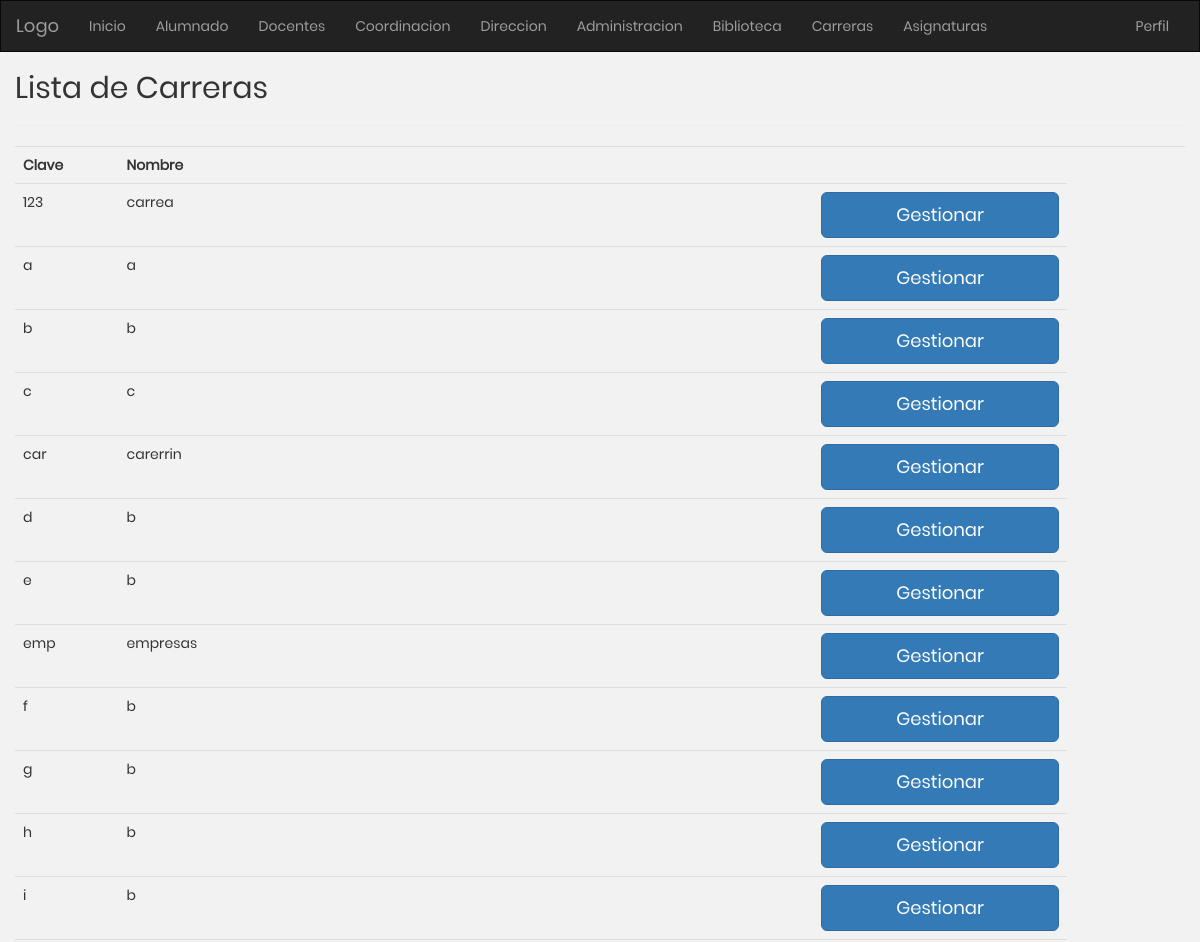
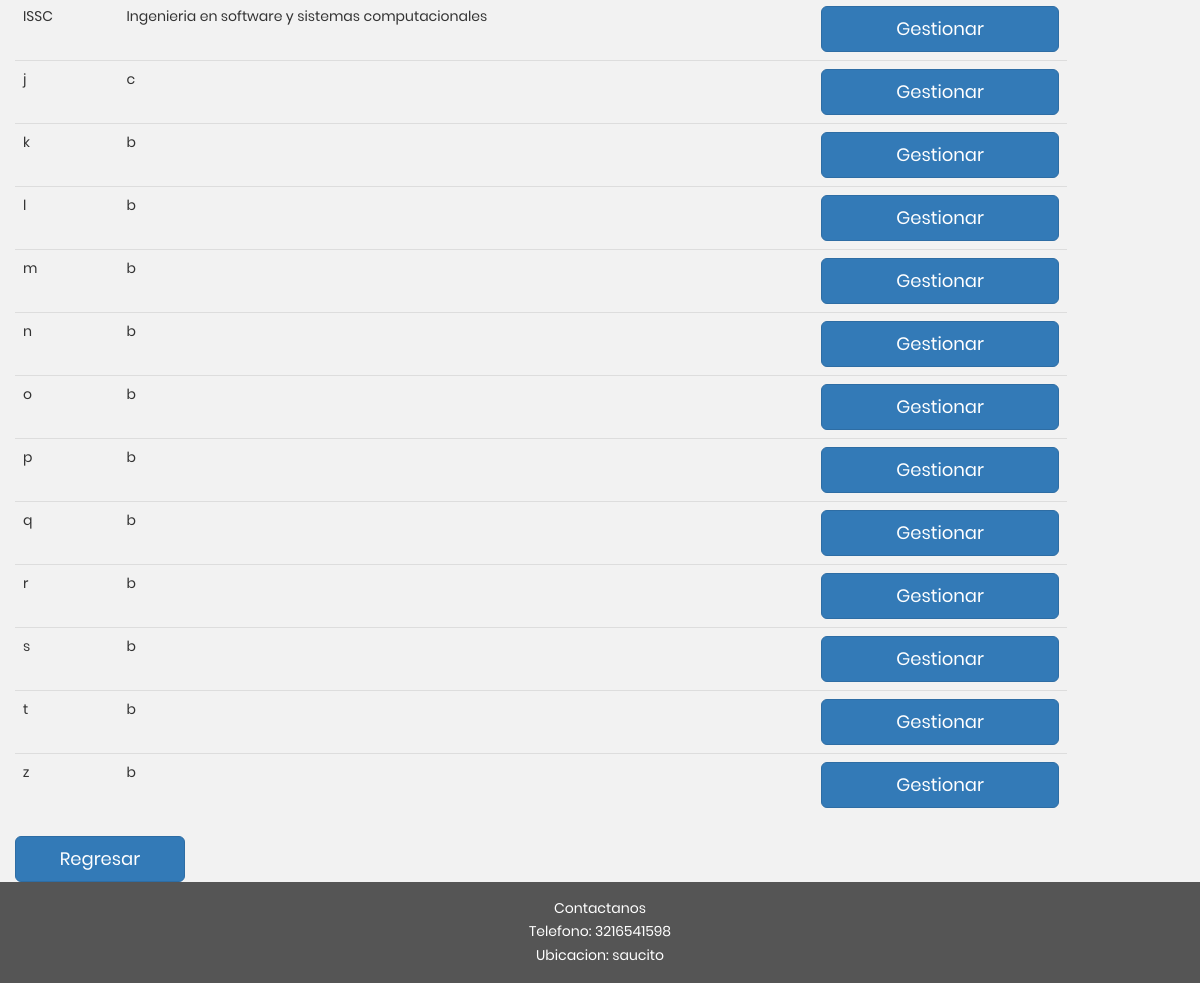
Page /pages/AD/alumnado/gestion.php (signed in) on the committed database (2 pictures, top to bottom).
### tables this page shows
CREATE TABLE `carrera` (
  `Clave` varchar(15) NOT NULL,
  `Nombre` varchar(120) NOT NULL,
  `Matricula_Coordinador` int(9) NOT NULL,
  `Creditos` int(3) NOT NULL,
  `Creditos_Minimos_Servicio_Social` int(3) NOT NULL
);

### mvc/controlador/clase_querys_consultas.php (called while the page is built, shortened)
<?php
	class querys_consultas
	{
		public function ConsultaTabla($DatosAConsultar, $NombreTabla)
		{
			$rows = null;
			$modelo = new conexion();
			$conexion = $modelo->get_conexion();
			$sql = "SELECT $DatosAConsultar FROM $NombreTabla";
			$statement = $conexion->prepare($sql);
			$statement->execute();
			while($result = $statement->fetch())
			{
				$rows[]=$result;
			}
			return $rows;
		}
	}
?>

### mvc/modelo/administracion/clase_consultas_administracion.php (the view, shortened to what this page needs)
<?php
class consultas_administracion
{
	public function ConsultarCarreras_link_alumnado()
	{
		require("../../../mvc/controlador/clase_querys_consultas.php");
		$query = new querys_consultas();
		$filas = $query->ConsultaTabla('Clave, Nombre', 'carrera');
		if (count($filas) == 0)
		{
			echo "<tr>";
				echo "<td></td>";
				echo "<td></td>";
				echo "<td></td>";
			echo "</tr>";
		}
		else
		{
			foreach ($filas as $fila)
			{
				echo "<tr>";
					echo "<td>".$fila['Clave']."</td>";
					echo "<td>".$fila['Nombre']."</td>";
					echo "<td><a href='http://localhost/sistema_nava/pages/AD/alumnado/gestion.php?Clave=".$fila['Clave']."'><button type='button' class='btn btn-primary btn-lg btn-block'>Gestionar</button></a></td>";
				echo "</tr>";
			}
		}
	}
}

### head.php (shortened to what this page needs)
<!DOCTYPE html>
<html lang="en">
<head>
<link rel="stylesheet" type="text/css" href="<?php echo $_SESSION['Ruta_web'];?>css/bootstrap.min.css">
<link rel="stylesheet" type="text/css" href="<?php echo $_SESSION['Ruta_web'];?>css/style.css">
<link rel="stylesheet" type="text/css" href="<?php echo $_SESSION['Ruta_web'];?>css/main.css">
</head>
<body>
<nav class="navbar navbar-inverse">
  <div class="container-fluid">
    <div class="navbar-header">
      <a class="navbar-brand" href="#">Logo</a>
    </div>
    <?php
        include('../menu.php');
    ?>
  </div>
</nav>

### pages/AD/menu.php
<div class="collapse navbar-collapse" id="myNavbar">
    <ul class="nav navbar-nav">
        <li <?php if($_SESSION['Pagina_Actual'] == 'inicio'){echo 'class="active"';} ?>><a href="<?php echo $_SESSION['Ruta_web']."pages/AD"?>">Inicio</a></li>
        <li <?php if($_SESSION['Pagina_Actual'] == 'alumnado'){echo 'class="active"';} ?>><a href="<?php echo $_SESSION['Ruta_web']."pages/AD/alumnado/"?>">Alumnado</a></li>
        <li <?php if($_SESSION['Pagina_Actual'] == 'docentes'){echo 'class="active"';} ?>><a href="<?php echo $_SESSION['Ruta_web']."pages/AD/docentes"?>">Docentes</a></li>
        <li <?php if($_SESSION['Pagina_Actual'] == 'coordinacion'){echo 'class="active"';} ?>><a href="<?php echo $_SESSION['Ruta_web']."pages/AD/coordinacion"?>">Coordinacion</a></li>
        <li <?php if($_SESSION['Pagina_Actual'] == 'direccion'){echo 'class="active"';} ?>><a href="<?php echo $_SESSION['Ruta_web']."pages/AD/direccion"?>">Direccion</a></li>
        <li <?php if($_SESSION['Pagina_Actual'] == 'administracion'){echo 'class="active"';} ?>><a href="<?php echo $_SESSION['Ruta_web']."pages/AD/administracion"?>">Administracion</a></li>
        <li <?php if($_SESSION['Pagina_Actual'] == 'biblioteca'){echo 'class="active"';} ?>><a href="<?php echo $_SESSION['Ruta_web']."pages/AD/biblioteca"?>">Biblioteca</a></li>
        <li <?php if($_SESSION['Pagina_Actual'] == 'carreras'){echo 'class="active"';} ?>><a href="<?php echo $_SESSION['Ruta_web']."pages/AD/carreras"?>">Carreras</a></li>
        <li <?php if($_SESSION['Pagina_Actual'] == 'asignaturas'){echo 'class="active"';} ?>>    <a href="<?php echo $_SESSION['Ruta_web']."pages/AD/asignaturas"?>">Asignaturas</a></li>
    </ul>
    <ul class="nav navbar-nav navbar-right">
        <li><a href="<?php echo $_SESSION['Ruta_web']."mvc/controlador/cerrar_sesion.php" ?>"><span class=""></span>Perfil</a></li>
    </ul>
</div>

### pages/AD/alumnado/gestion.php (shortened to what this page needs)
<?php
    include("../../../head.php");
    require_once("../../../mvc/modelo/administracion/clase_consultas_administracion.php");
    $llamado = new consultas_administracion();
?>
<div class="container-fluid text-center">
  <div class="row content">
    <div class="col-sm-12 text-left">
        <br>
        <h2><?php if(!isset($_GET['Clave'])){echo "Lista de Carreras";}else{echo "Lista alumnos de la carrera ".$_GET['Clave']."";}?></h2>
            <p>
                <hr>
                <table style="width:100%" class="table">
                    <tr>
                        <th><?php if(!isset($_GET['Clave'])){echo "Clave";}else{ echo "Matricula";}?></th>
                        <th><?php if(!isset($_GET['Clave'])){echo "Nombre";}else{ echo "Nombre completo";}?></th>
                        <th><?php if(!isset($_GET['Clave'])){echo "";}else{ echo "Correo";}?></th>
                        <th><?php if(!isset($_GET['Clave'])){echo "";}else{ echo "Telefono";}?></th>
                        <th><?php if(!isset($_GET['Clave'])){echo "";}else{ echo "Turno";}?></th>
                        <th><?php if(!isset($_GET['Clave'])){echo "";}else{ echo "Semestre";}?></th>
                        <th><?php if(!isset($_GET['Clave'])){echo "";}else{ echo "Status";}?></th>
                    </tr>
                    <tr>
                    <?php if(!isset($_GET['Clave'])){$llamado->ConsultarCarreras_link_alumnado();}else{$llamado->ConsultarAlumnos($_GET['Clave']);}?>
                    </tr>
                </table>
            </p>
    </div>
    <div class="form-group">
        <div class="col-lg-2">
            <?php if(!isset($_GET['Clave']))
            {
                echo '<a href="'.$_SESSION['Ruta_web'].'pages/AD/alumnado/"><button type="button" class="btn btn-primary btn-lg btn-block">Regresar</button></a>';
            }
            else
            {
                echo '<a href="'.$_SESSION['Ruta_web'].'pages/AD/alumnado/gestion.php"><button type="button" class="btn btn-primary btn-lg btn-block">Regresar</button></a>';
            }
            ?>
        </div>
    </div>
  </div>
</div>
    <?php include("../../../footer.php"); ?>
</body>
</html>

### footer.php
<footer class="container-fluid text-center">
    <p>Contactanos</p>
    <p>Telefono: 3216541598</p>
    <p>Ubicacion: saucito</p>
  </footer>

### css/style.css (style rules this page uses)
body { background: #F2F2F2; }
li { list-style: none; }
html { position: relative; min-height: 100%; }

### css/main.css (style rules this page uses)
* { margin: 0px; padding: 0px; box-sizing: border-box; }
body, html { height: 100%; font-family: Poppins-Regular, sans-serif; }
a { font-family: Poppins-Regular; font-size: 14px; line-height: 1.7; color: black; margin: 0px; transition: all 0.4s; -webkit-transition: all 0.4s; -o-transition: all 0.4s; -moz-transition: all 0.4s; }
h1,h2,h3,h4,h5,h6 { margin: 0px; }
p { font-family: Poppins-Regular; font-size: 14px; line-height: 1.7; margin: 0px; }
ul, li { margin: 0px; list-style-type: none; }
button { outline: none !important; border: none; background: transparent; }
.navbar { margin-bottom: 0; border-radius: 0; }
.row.content { height: 450px }
footer { background-color: #555; color: white; padding: 15px; }

### rows in the picture
carrera: Clave "123", Nombre "carrea"
carrera: Clave "a", Nombre "a"
carrera: Clave "b", Nombre "b"
carrera: Clave "c", Nombre "c"
carrera: Clave "car", Nombre "carerrin"
carrera: Clave "d", Nombre "b"
carrera: Clave "e", Nombre "b"
carrera: Clave "emp", Nombre "empresas"
carrera: Clave "f", Nombre "b"
carrera: Clave "g", Nombre "b"
carrera: Clave "h", Nombre "b"
carrera: Clave "i", Nombre "b"
carrera: Clave "ISSC", Nombre "Ingenieria en software y sistemas computacionales"
carrera: Clave "j", Nombre "c"
carrera: Clave "k", Nombre "b"
carrera: Clave "l", Nombre "b"
carrera: Clave "m", Nombre "b"
carrera: Clave "n", Nombre "b"
carrera: Clave "o", Nombre "b"
carrera: Clave "p", Nombre "b"
carrera: Clave "q", Nombre "b"
carrera: Clave "r", Nombre "b"
carrera: Clave "s", Nombre "b"
carrera: Clave "t", Nombre "b"
carrera: Clave "z", Nombre "b"
